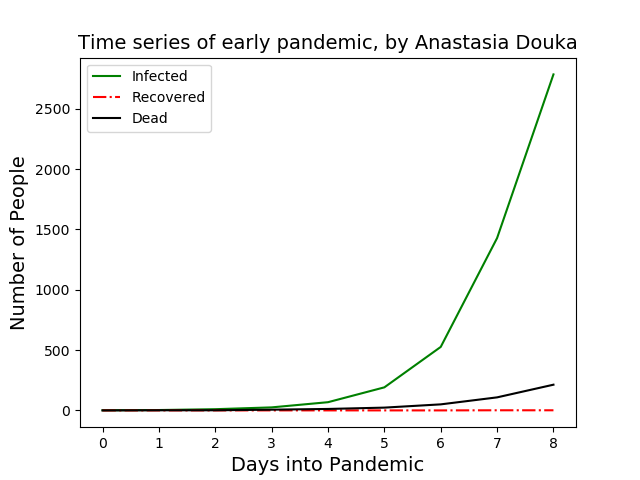

Recreate this plot in Python.
#Anastasia Douka
#260768503

import doctest
import datetime
import numpy as np
import matplotlib.pyplot as plt

def date_diff(date1, date2):
    '''
    (str, str)-> int
    Input two strings representing dates in ISO format
    and returns how many days apart the two dates are as an int.
    >>> date_diff('2019-10-31', '2019-11-2')
    2
    >>> date_diff('2019-04-16', '2019-03-17')
    -30
    '''
    date1_list = date1.split('\t')#create a list of the date so we can access the index correctly
    date2_list = date2.split('\t')
    year1 = int(date1_list[0])
    month1 = int(date1_list[1])
    day1 = int(date1_list[2])
    year2 = int(date2_list[0])
    month2 = int(date2_list[1])
    day2 = int(date2_list[2])
    date1 = datetime.date(year1, month1, day1)
    date2 = datetime.date(year2, month2, day2)
    diff = date2 - date1

    return diff.days

def get_age(date1, date2):
    '''
    (str, str)-> int
    This function takes as input two strings represeting dates in ISO format
    and returns how many complete years apart the two dates are.
    >>> get_age('2018-10-31', '2019-11-2')
    1
    >>> get_age('2018-10-31', '2000-11-2')
    -17
    '''
    one_year = 365.2425 #one year in days(given)
    days_apart = date_diff(date1, date2)
    years_apart = int(days_apart/one_year)#use int to round down, as complete years are requested
    return (years_apart)

def stage_three(input_filename, output_filename):
    '''
    (file, file)-> dict
    Input two files.
    Return: a dictionary. The keys are each day of the pandemic (integer). The values are a dictionary, with how many people are in each state on that day. Example:
    >>> stage_three('stage2.tsv', 'stage3.tsv')
    {0: {'I': 1, 'D': 0, 'R': 0}, 1: {'I': 2, 'D': 1, 'R': 0}
    '''
    inFile = open(input_filename, 'r') 
    outFile = open(output_filename, 'w', encoding = 'utf-8')
    records = inFile.readlines()
    line = records[0]
    columns = line.split('\t')
    index_date = columns[2]
    days_of_pandemic_dict = {}#dict to store days of pandemic

    for line in records:
        state_dict = {'I':0, 'R':0, 'D':0} #dict with health state of each person
        days_admitted = date_diff(columns[2], index_date)
        age_admitted = get_age(columns[3], index_date)

        columns[2] = days_admitted
        columns[3] = age_admitted
        
        if 'I' in columns[6]:
            columns[6] = 'I'
            state_dict['I'] += 1

        elif 'DEA' or 'M' in columns[6]:
            columns[6] = 'D'
            state_dict['D'] += 1

        elif 'REC' in columns[6]:
            columns[6] = 'R'
            state_dict['R'] += 1

        if days_admitted not in days_of_pandemic_dict:
           days_of_pandemic_dict[days_admitted] = state_dict
        else:
            for key in state_dict:
                days_of_pandemic_dict[days_admitted][key] += state_dict[key]

        line = '\t'.join(columns)
        outFile.write(line)

        return days_of_pandemic_dict

def plot_time_series(days_dict):
    '''
    (dict) ->  list
    Input: a dictionary of dictionaries, formatted as the return value of Stage Three.
    Return: a list of lists, where each sublist represents each day of the pandemic.
    Each sublist [how many people infected, how many people recovered, how many people dead]
    >>> d = stage_three(’stage2.tsv’, ’stage3.tsv’)
    >>> plot_time_series(d)
    [[1, 0, 0], [2, 0, 1]]
    '''
    days_list = []

    while len(days_dict) != 0:
        #create the inner list to store the data in dict_min_day
        dict_min_day = days_dict[min(days_dict)]
        # delete min key
        del days_dict[min(days_dict)]

        #create the inner list to store the data in dict_min_day
        inner_list_each_day = []
        for key in dict_min_day:
            inner_list_each_day.append(dict_min_day[key])

        # now inner list is filled, we append it to days_list
        days_list.append(inner_list_each_day)
    
    sum_inf = 0 #sum of infected
    sum_rec = 0 #sum of recovered
    sum_dead = 0 #sum of dead
    list_inf = []
    list_rec = []
    list_dead = []
    for sublist in days_list:
        sum_inf += sublist[0]
        list_inf.append(sum_inf)

        sum_rec += sublist[1]
        list_rec.append(sum_rec)

        sum_dead += sublist[2]
        list_dead.append(sum_dead)

    plt.title('Time series of early pandemic, by Anastasia Douka', fontsize = 20)
    plt.xlabel('Days into Pandemic', fontsize = 14)
    plt.ylabel('Number of People', fontsize = 14)    
    plt.plot(list_inf, '-g')
    plt.plot(list_rec, '_.r')
    plt.plot(list_dead, 'k')
    plt.legend(['Infected', 'Recovered', 'Dead'])
    plt.savefig(time_series.png)        
            
    return days_list        
    
    
if __name__=='__main__':
    doctest.testmod()
    date_diff(date1, date2)
    get_age(date1, date2)
    stage_three('output_filename','stage_three.tsv')
    plot_time_series(stage_three('output_filename','stage_three.tsv')) 
